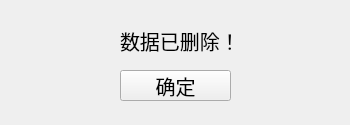
<?xml version="1.0" encoding="UTF-8"?>
<ui version="4.0">
 <class>Form</class>
 <widget class="QWidget" name="Form">
  <property name="geometry">
   <rect>
    <x>0</x>
    <y>0</y>
    <width>350</width>
    <height>125</height>
   </rect>
  </property>
  <property name="minimumSize">
   <size>
    <width>350</width>
    <height>125</height>
   </size>
  </property>
  <property name="maximumSize">
   <size>
    <width>350</width>
    <height>125</height>
   </size>
  </property>
  <property name="windowTitle">
   <string>Form</string>
  </property>
  <widget class="QLabel" name="label">
   <property name="geometry">
    <rect>
     <x>120</x>
     <y>20</y>
     <width>111</width>
     <height>41</height>
    </rect>
   </property>
   <property name="font">
    <font>
     <family>楷体</family>
     <pointsize>15</pointsize>
    </font>
   </property>
   <property name="text">
    <string>数据已删除！</string>
   </property>
  </widget>
  <widget class="QPushButton" name="pushButton">
   <property name="geometry">
    <rect>
     <x>120</x>
     <y>70</y>
     <width>111</width>
     <height>31</height>
    </rect>
   </property>
   <property name="font">
    <font>
     <family>楷体</family>
     <pointsize>15</pointsize>
    </font>
   </property>
   <property name="text">
    <string>确定</string>
   </property>
  </widget>
 </widget>
 <resources/>
 <connections/>
</ui>
